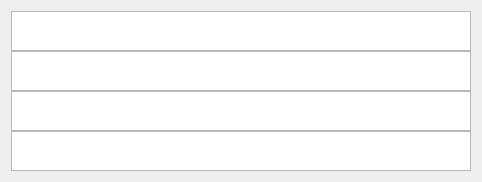
     <widget class="QWidget" name="layoutWidget">
      <property name="geometry">
       <rect>
        <x>119</x>
        <y>11</y>
        <width>462</width>
        <height>162</height>
       </rect>
      </property>
      <layout class="QVBoxLayout" name="verticalLayout">
       <property name="spacing">
        <number>0</number>
       </property>
       <item>
        <widget class="QPlainTextEdit" name="zav_nums">
         <property name="sizePolicy">
          <sizepolicy hsizetype="Expanding" vsizetype="Expanding">
           <horstretch>0</horstretch>
           <verstretch>0</verstretch>
          </sizepolicy>
         </property>
         <property name="minimumSize">
          <size>
           <width>460</width>
           <height>40</height>
          </size>
         </property>
         <property name="maximumSize">
          <size>
           <width>460</width>
           <height>40</height>
          </size>
         </property>
         <property name="font">
          <font>
           <family>Times New Roman</family>
           <pointsize>10</pointsize>
          </font>
         </property>
         <property name="layoutDirection">
          <enum>Qt::LeftToRight</enum>
         </property>
         <property name="plainText">
          <string/>
         </property>
         <property name="overwriteMode">
          <bool>false</bool>
         </property>
         <property name="placeholderText">
          <string>Заводские номера №№</string>
         </property>
        </widget>
       </item>
       <item>
        <widget class="QPlainTextEdit" name="reg_nums">
         <property name="minimumSize">
          <size>
           <width>460</width>
           <height>40</height>
          </size>
         </property>
         <property name="maximumSize">
          <size>
           <width>460</width>
           <height>40</height>
          </size>
         </property>
         <property name="font">
          <font>
           <family>Times New Roman</family>
           <pointsize>10</pointsize>
          </font>
         </property>
         <property name="layoutDirection">
          <enum>Qt::LeftToRight</enum>
         </property>
         <property name="plainText">
          <string/>
         </property>
         <property name="overwriteMode">
          <bool>false</bool>
         </property>
         <property name="placeholderText">
          <string>Регистрационные номера №№</string>
         </property>
        </widget>
       </item>
       <item>
        <widget class="QPlainTextEdit" name="place">
         <property name="minimumSize">
          <size>
           <width>460</width>
           <height>40</height>
          </size>
         </property>
         <property name="maximumSize">
          <size>
           <width>460</width>
           <height>40</height>
          </size>
         </property>
         <property name="font">
          <font>
           <family>Times New Roman</family>
           <pointsize>10</pointsize>
          </font>
         </property>
         <property name="layoutDirection">
          <enum>Qt::LeftToRight</enum>
         </property>
         <property name="plainText">
          <string/>
         </property>
         <property name="overwriteMode">
          <bool>false</bool>
         </property>
         <property name="placeholderText">
          <string>Место установки</string>
         </property>
        </widget>
       </item>
       <item>
        <widget class="QPlainTextEdit" name="zavod_name">
         <property name="minimumSize">
          <size>
           <width>460</width>
           <height>40</height>
          </size>
         </property>
         <property name="maximumSize">
          <size>
           <width>460</width>
           <height>40</height>
          </size>
         </property>
         <property name="font">
          <font>
           <family>Times New Roman</family>
           <pointsize>10</pointsize>
          </font>
         </property>
         <property name="layoutDirection">
          <enum>Qt::LeftToRight</enum>
         </property>
         <property name="plainText">
          <string/>
         </property>
         <property name="overwriteMode">
          <bool>false</bool>
         </property>
         <property name="placeholderText">
          <string>Предприятие-изготовитель</string>
         </property>
        </widget>
       </item>
      </layout>
     </widget>
